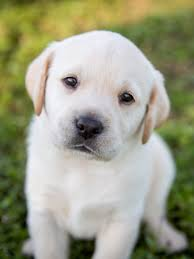
#> input picture Training/DAY 2/image/1.jpg, 194 x 259 px; its folder holds only this picture in this run
$ jupyter execute --allow-errors DAY2.ipynb   (older library calls are emulated)
#> lines starting #> are read from the running program, lines starting #| are printed output that depends on the picture; after the words box and inside, x2 and y2 are one past the last pixel; in counts of white or black regions, pixels touching at a corner belong together
# BÀI 1: Geometric Transformations of Images

https://medium.com/hipster-color-science/computing-2d-affine-transformations-using-only-matrix-multiplication-2ccb31b52181

## Goals

- Learn to apply different geometric transformation to images like translation, rotation, affine transformation etc.
- You will see these functions: cv2.getPerspectiveTransform

## 1.1 Scaling

[cell 1]
import os
import cv2
import numpy as np
import matplotlib.pyplot as plt
abs_path = []
rel_path = []
for _file in os.listdir('image'):
    abs_path.append(os.path.abspath(_file))
    rel_path.append(os.path.join('image', _file))

##### OpenCV comes with a function cv2.resize() for this purpose.

Preferable interpolation methods are __cv2.INTER_AREA__ for shrinking and __cv2.INTER_CUBIC__ (slow) & __cv2.INTER_LINEAR__ for zooming. By default, interpolation method used is __cv2.INTER_LINEAR__ for all resizing purposes.

[cell 2]
img = cv2.imread(rel_path[0])
#> img is the input picture: shape (259, 194, 3); mean B, G, R 133.1, 157.9, 156.8

res1 = cv2.resize(img,None,fx=2, fy=2, interpolation = cv2.INTER_CUBIC)

#OR

height, width = img.shape[:2]
#> height = 259; width = 194
res2 = cv2.resize(img,(2*width, 2*height), interpolation = cv2.INTER_CUBIC)

[cell 3]
plt.subplot(1,3,1)
plt.imshow(img)
plt.subplot(1,3,2)
plt.imshow(res1)
plt.subplot(1,3,3)
plt.imshow(res2)
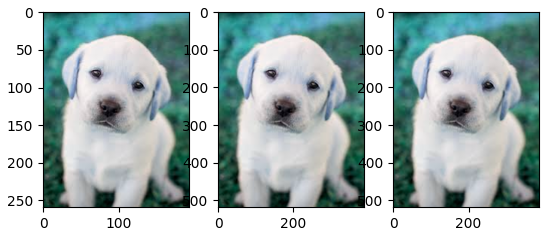
#> figure drawn by matplotlib, 3 panels; B, G, R data is drawn as R, G, B

If you are <font color=red>__enlarging__</font> the image, you should prefer to use INTER_LINEAR or INTER_CUBIC interpolation. If you are  <font color=red>__shrinking__</font> the image, you should prefer to use INTER_AREA interpolation.

Cubic interpolation is computationally more complex, and hence slower than linear interpolation. However, the quality of the resulting image will be higher.

## 1.2 Translation

Translation is the shifting of object’s location. If you know the shift in (x,y) direction, let it be (t_x,t_y), you can create the transformation matrix \textbf{M} as follows:

[cell 4]
print(rel_path)
img = cv2.imread('image/3.jpg')
#> (the rest of this cell did not finish here and is left out)

## 1.3 Rotation

[cell 5]
img = cv2.imread('image/3.jpg')
#> (the rest of this cell did not finish here and is left out)

## 1.4 Affine Transformation

- An affine transformation is any transformation that preserves __collinearity__ (i.e., all points lying on a line initially still lie on a line after transformation) and __ratios of distances__ (e.g., the midpoint of a line segment remains the midpoint after transformation). In this sense, affine indicates a special class of projective transformations that do not move any objects from the affine space R^3 to the plane at infinity or conversely. An affine transformation is also called an affinity.

- In affine transformation, all parallel lines in the original image will still be parallel in the output image. To find the transformation matrix, we need three points from input image and their corresponding locations in output image. Then __cv2.getAffineTransform__ will create a 2x3 matrix which is to be passed to __cv2.warpAffine__.

[cell 6]
img = cv2.imread(rel_path[0])
rows,cols,ch = img.shape
#> rows = 259; cols = 194; ch = 3

pts1 = np.float32([[50,50],[200,50],[50,200]])
pts2 = np.float32([[10,100],[200,50],[100,250]])

M = cv2.getAffineTransform(pts1,pts2)

dst = cv2.warpAffine(img,M,(cols,rows))
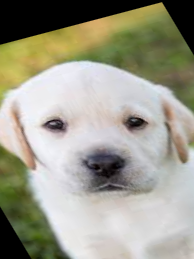
#> dst: shape (259, 194, 3); mean B, G, R 138.5, 154.9, 156.5

plt.subplot(121),plt.imshow(img),plt.title('Input')
plt.subplot(122),plt.imshow(dst),plt.title('Output')
plt.show()
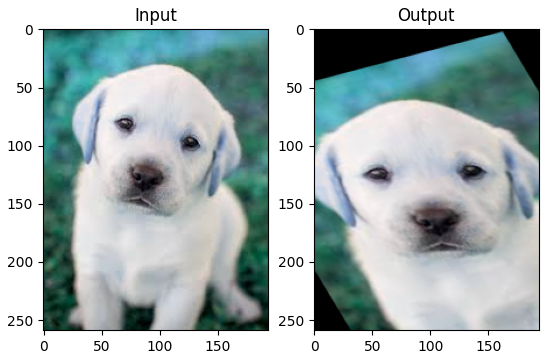
#> figure drawn by matplotlib, 2 panels; B, G, R data is drawn as R, G, B

## 1.5 Perspective Transformation

For perspective transformation, you need a 3x3 transformation matrix. Straight lines will remain straight even after the transformation. To find this transformation matrix, you need 4 points on the input image and corresponding points on the output image. Among these 4 points, 3 of them should not be collinear. Then transformation matrix can be found by the function __cv2.getPerspectiveTransform__. Then apply __cv2.warpPerspective__ with this 3x3 transformation matrix.

[cell 7]
print(rel_path)

#> (the rest of this cell did not finish here and is left out)

# Bài 2: Image Thresholding

## 2.1 Simple Thresholding

Here, the matter is straight forward. If pixel value is __greater than a threshold value__, it is assigned __one value (may be white)__, else it is assigned __another value (may be black)__. The function used is cv2.threshold. First argument is the source image, which should be a __grayscale image__. Second argument is the threshold value which is used to classify the pixel values. Third argument is the maxVal which represents the value to be given if pixel value is more than (sometimes less than) the threshold value. OpenCV provides different styles of thresholding and it is decided by the fourth parameter of the function. Different types are:

- cv2.THRESH_BINARY
- cv2.THRESH_BINARY_INV
- cv2.THRESH_TRUNC
- cv2.THRESH_TOZERO
- cv2.THRESH_TOZERO_INV

[cell 8]
print(rel_path)

img = cv2.imread(rel_path[0],0)
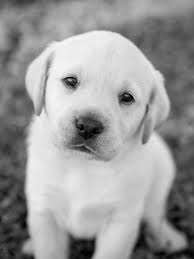
#> img: shape (259, 194); min 0, max 248, mean 154.7
ret,thresh1 = cv2.threshold(img,127,255,cv2.THRESH_BINARY)
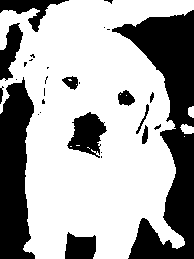
#> thresh1: shape (259, 194); 65.9% white; 29 black regions (17 under 20 px), largest, box (x1, y1, x2, y2) and area: (112, 10, 194, 259) 8540, (0, 77, 35, 259) 4704, (67, 112, 107, 158) 1065
ret,thresh2 = cv2.threshold(img,127,255,cv2.THRESH_BINARY_INV)
ret,thresh3 = cv2.threshold(img,127,255,cv2.THRESH_TRUNC)
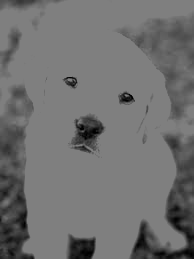
#> thresh3: shape (259, 194); min 0, max 127, mean 112.2
ret,thresh4 = cv2.threshold(img,127,255,cv2.THRESH_TOZERO)
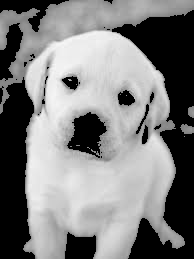
#> thresh4: shape (259, 194); min 0, max 248, mean 126.3
ret,thresh5 = cv2.threshold(img,127,255,cv2.THRESH_TOZERO_INV)
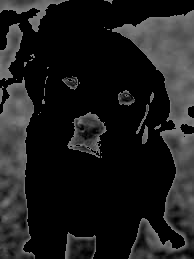
#> thresh5: shape (259, 194); min 0, max 127, mean 28.4

titles = ['Original Image','BINARY','BINARY_INV','TRUNC','TOZERO','TOZERO_INV']
images = [img, thresh1, thresh2, thresh3, thresh4, thresh5]

for i in range(6):
    plt.subplot(2,3,i+1),plt.imshow(images[i],'gray')
    plt.title(titles[i])
    plt.xticks([]),plt.yticks([])

plt.show()

$ run again, on Training/DAY 2/image/gradient.png
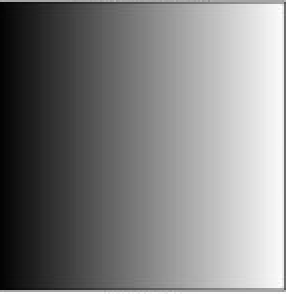
#> input picture Training/DAY 2/image/gradient.png, 286 x 294 px
#> img is the input picture: shape (294, 286, 3); min 3, max 255, mean 128.1
#> img: shape (294, 286)
#> `ret,thresh1 = cv2.threshold(img,127,255,cv2.THRESH_BINARY)`:
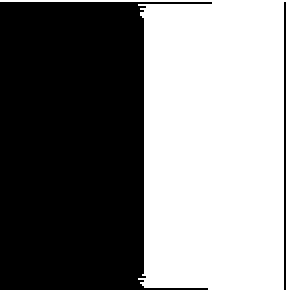
#> thresh1: shape (294, 286); 49.8% white; 1 white region, box (x1, y1, x2, y2) and area: (0, 0, 286, 294) 41832
#> `ret,thresh5 = cv2.threshold(img,127,255,cv2.THRESH_TOZERO_INV)`:
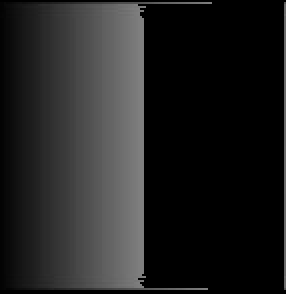
#> thresh5: shape (294, 286); min 0, max 127, mean 33.2

$ run again, on Training/DAY 2/image/perspective.png
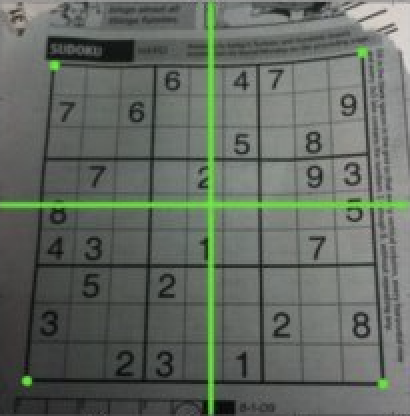
#> input picture Training/DAY 2/image/perspective.png, 410 x 416 px
#> img is the input picture: shape (416, 410, 3); mean B, G, R 97.2, 105.5, 98.6
#> img: shape (416, 410)
#> `ret,thresh1 = cv2.threshold(img,127,255,cv2.THRESH_BINARY)`:
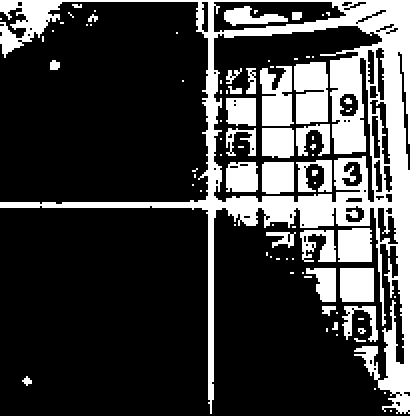
#> thresh1: shape (416, 410); 24.5% white; 84 white regions (52 under 20 px), largest, box (x1, y1, x2, y2) and area: (0, 0, 410, 414) 26912, (294, 62, 328, 124) 1880, (260, 66, 294, 126) 1552
#> `ret,thresh5 = cv2.threshold(img,127,255,cv2.THRESH_TOZERO_INV)`:
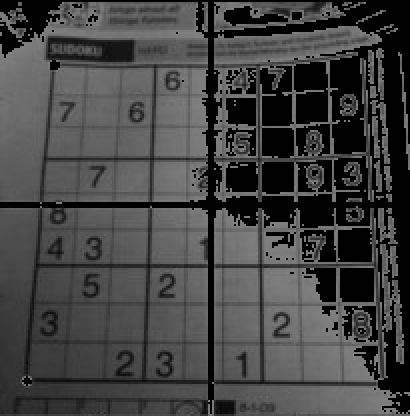
#> thresh5: shape (416, 410); min 0, max 127, mean 66.8
